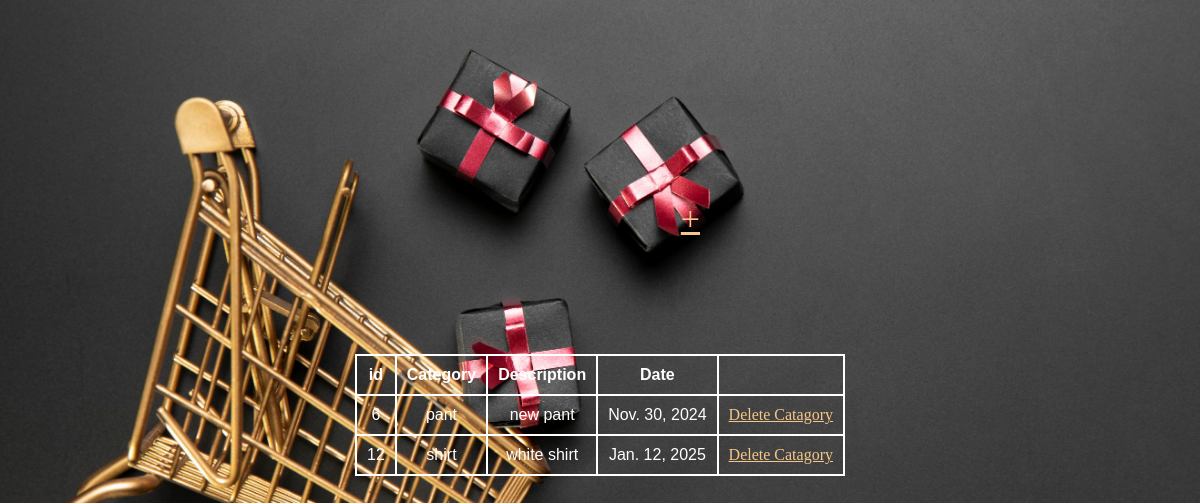
The page /Add_ViewCategory on the database its author committed.
### SpeedKartApp/models.py (models this page shows)
class Category_Table(models.Model):
    Category_name = models.CharField(max_length= 100, null= True, blank= True)
    Description =  models.CharField(max_length= 100, null= True, blank= True)
    created_at = models.DateField(auto_now_add= True, null=True, blank=True)
    updated_at = models.DateField(auto_now= True, null=True, blank=True)

### SpeedKartApp/views.py (the view)
# urls.py: path('Add_ViewCategory', ViewCategory.as_view(), name="Add_ViewCategory"),
class ViewCategory(View):
    def get(self, request):
        c=Category_Table.objects.all()
        return render(request, 'Admin/Add&ViewCategory.html', {'s':c})

### templates/Admin/Add&ViewCategory.html (shortened to what this page needs)
{% load static %}
<!DOCTYPE html>
<html lang="en">
<head>
    <link rel="stylesheet" href="{% static 'style.css'  %}">
</head>
<body class="test">
    <div class="icon">
    <a href="/Add_NewCategory">+</a></div>
    <table>
        <tr>
            <th>id</th>
        <th>Category</th>
        <th>Description</th>
        <th>Date</th>
        <th></th>
    </tr>
{% for i in s %}
    <tr>
            <td>{{i.id}}</td>
            <td>{{i.Category_name}}</td>
            <td>{{i.Description}}</td>
            <td>{{i.created_at}}</td>
            <td>
                <a href="delete_catagory/{{i.id}}">Delete Catagory</a><br></td>
    </tr>
       {% endfor %}
    </table>
</body>
</html>

### static/style.css (style rules this page uses)
* { padding: 0; margin: 0; color: white; font-family: Verdana, Geneva, Tahoma, sans-serif; }
.test { display: flex; justify-content: center; height: 100vh; align-items: center; position: relative; }
body { background-image: url(img20.jpg); background-size: cover; }
a { font-family: cursive; color: rgb(245, 198, 137); text-align: center; }
table { border-collapse: collapse; margin-top: 30px; }
th, td { border: 2.5px solid rgb(255, 255, 255); padding: 10px; text-align: center; }
.icon { position: absolute; top: 200px; right: 500px; }
.icon a { font-size: 34px; }

### rows shown on the page
Category_Table: id "6", Category_name "pant", Description "new pant", created_at "Nov. 30, 2024"
Category_Table: id "12", Category_name "shirt", Description "white shirt", created_at "Jan. 12, 2025"
